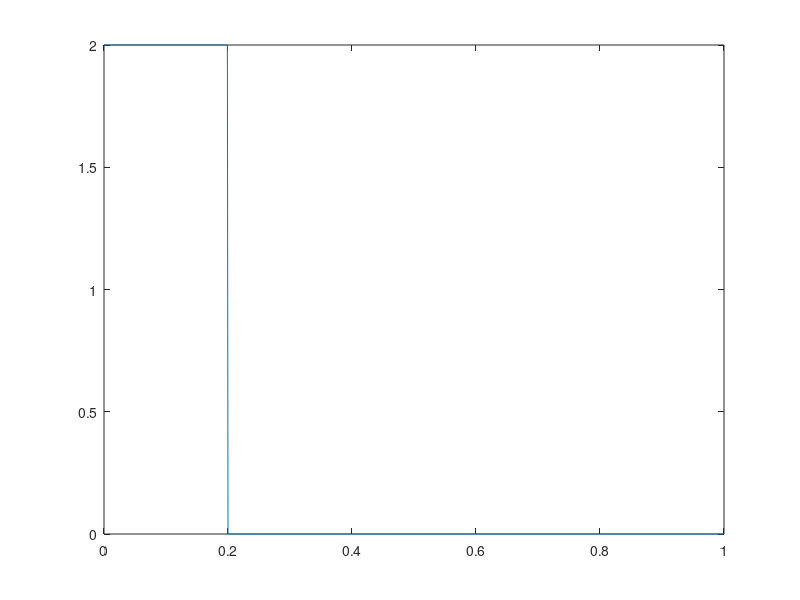

Write the MATLAB code that produced this figure.
clear;
clc;

% 创建函数
F_external = 2;
delta_t = 1e-3; T = 1;
duty = 0.2; % 占空比
Time = 0:delta_t:T;
square_func = zeros(1, length(Time));
square_func(1, 1:round(length(Time)*duty)) = 1;
Force_ext = F_external * square_func;
plot(Time, Force_ext);